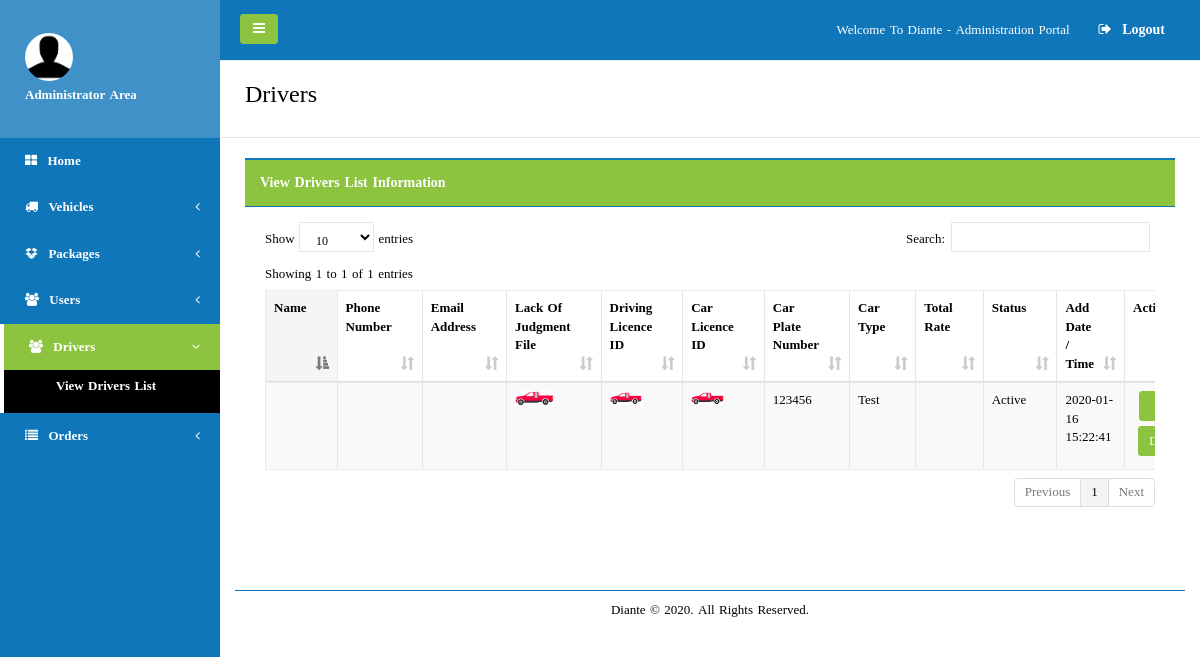
The page /Administrator/View_Drivers_List.php (signed in) on the database its author committed.
### tables this page shows
CREATE TABLE `drivers` (
  `ID` int(20) NOT NULL,
  `Name` varchar(250) NOT NULL,
  `Phone_Number` varchar(250) NOT NULL,
  `Email_Address` varchar(250) NOT NULL,
  `Profile_Picture` varchar(250) NOT NULL,
  `Driver_licence_ID` varchar(250) NOT NULL,
  `Car_Licence_ID` varchar(250) NOT NULL,
  `Lack_Of_Judgment_File` varchar(250) NOT NULL,
  `Car_Plat_Number` varchar(250) NOT NULL,
  `Car_Type` varchar(250) NOT NULL,
  `Longitude` varchar(250) NOT NULL,
  `Latitude` varchar(250) NOT NULL,
  `Password` varchar(250) NOT NULL,
  `Verification_Code` varchar(250) NOT NULL,
  `Avalability_Status` varchar(250) NOT NULL,
  `Total_Rate` int(20) NOT NULL,
  `Status` varchar(250) NOT NULL,
  `Add_Date_Time` timestamp NOT NULL DEFAULT current_timestamp() ON UPDATE current_timestamp()
);

### Administrator/View_Drivers_List.php (the view, shortened to what this page needs)
<?php
include("../includes/config.php");
?>
<!DOCTYPE html>
<html>
<head>
   <link href="../css/bootstrap.min.css" rel="stylesheet">
	    <link href="../css/plugins/bootstrap/bootstrap.min.css" rel="stylesheet">
    <link href="../font-awesome/css/font-awesome.css" rel="stylesheet">
	    <link href="../css/plugins/dataTables/datatables.min.css" rel="stylesheet">
    <link href="../css/plugins/toastr/toastr.min.css" rel="stylesheet">
    <link href="../js/plugins/gritter/jquery.gritter.css" rel="stylesheet">
    <link href="../css/animate.css" rel="stylesheet">
    <link href="../css/style.css" rel="stylesheet">
</head>
<body style="back">
    <div id="wrapper">
        <nav class="navbar-default navbar-static-side" role="navigation">
            <div class="sidebar-collapse">
                <ul class="nav metismenu" id="side-menu">
                    <li class="nav-header">
                        <div class="dropdown profile-element"> <span>
                            <img alt="image" class="img-circle" src="../img/user.png" width="48" height="48"/>
                             </span>
                            <a data-toggle="dropdown" class="dropdown-toggle" href="#">
                            <span class="clear"> <span class="block m-t-xs"> <strong class="font-bold"><font color="#fff">Administrator Area</font></strong>
                        </div>
                    </li>
                    <li class="">
                        <a href="index.php"><i class="fa fa-th-large"></i> <span class="nav-label">Home</span></a>
                    </li>
					    <li>
                        <a href="#"><i class="fa fa-truck"></i> <span class="nav-label">Vehicles</span><span class="fa arrow"></span></a>
                    </li>
					    <li>
                        <a href="#"><i class="fa fa-dropbox"></i> <span class="nav-label">Packages</span><span class="fa arrow"></span></a>
                    </li>
                       <li>
                        <a href="#"><i class="fa fa-users"></i> <span class="nav-label">Users</span><span class="fa arrow"></span></a>
                    </li>
   <li class="active">
                        <a href="#"><i class="fa fa-users"></i> <span class="nav-label">Drivers</span><span class="fa arrow"></span></a>
                        <ul class="nav nav-second-level collapse">
                            <li><a href="View_Drivers_List.php">View Drivers List</a></li>
                        </ul>
                    </li>
   <li>
                        <a href="#"><i class="fa fa-list"></i> <span class="nav-label">Orders</span><span class="fa arrow"></span></a>
                    </li>
                </ul>
            </div>
        </nav>
        <div id="page-wrapper" class="gray-bg dashbard-1">
        <div class="row border-bottom">
        <nav class="navbar navbar-static-top" role="navigation" style="margin-bottom: 0">
        <div class="navbar-header">
            <a class="navbar-minimalize minimalize-styl-2 btn btn-primary " href="#"><i class="fa fa-bars"></i> </a>
        </div>
            <ul class="nav navbar-top-links navbar-right">
                <li>
                    <span class="m-r-sm text-muted welcome-message">Welcome To Diante - Administration Portal</span>
                </li>
                <li>
                    <a href="Logout.php">
                        <i class="fa fa-sign-out"></i> Logout
                    </a>
                </li>
            </ul>
        </nav>
        </div>
        <div class="row wrapper border-bottom white-bg page-heading">
                <div class="col-lg-10">
                    <h2>Drivers</h2>
                </div>
                <div class="col-lg-2">
                </div>
            </div>
 <div class="wrapper wrapper-content animated fadeInRight">
            <div class="row">
                <div class="col-lg-12">
                <div class="ibox float-e-margins">
                    <div class="ibox-title">
                        <h5>View Drivers List Information</h5>
                    </div>
                          <div class="ibox-content">
                     <div class="table-responsive">
                    <table class="table table-striped table-bordered table-hover dataTables-example" >
                    <thead>
                    <tr>
                            <th>Name</th>
                            <th>Phone Number</th>
                            <th>Email Address</th>
                            <th>Lack Of Judgment File</th>
                            <th>Driving Licence ID</th>
                            <th>Car Licence ID</th>
                            <th>Car Plate Number</th>
                            <th>Car Type</th>
                            <th>Total Rate</th>
                            <th>Status</th>
                            <th>Add Date / Time</th>
                        <th>Actions</th>
                    </tr>
                    </thead>
                    <tbody>
                    <?php
					$sql1 = mysqli_query($dbConn,"select * from drivers order by ID DESC");
					while ($row1 = mysqli_fetch_array($sql1)){
						$D_ID = $row1['ID'];
						$Name = $row1['Name'];
						$Phone_Number = $row1['Phone_Number'];
						$Email_Address = $row1['Email_Address'];
						$Lack_Of_Judgment_File = $row1['Lack_Of_Judgment_File'];
						$Driver_licence_ID = $row1['Driver_licence_ID'];
						$Car_Licence_ID = $row1['Car_Licence_ID'];
						$Car_Plat_Number = $row1['Car_Plat_Number'];
						$Car_Type = $row1['Car_Type'];
						$Status = $row1['Status'];
						$Add_Date_Time = $row1['Add_Date_Time'];
					?>
                    <tr class="grade">
                          <td><?php echo $Name; ?></td>
                          <td><?php echo $Phone_Number; ?></td>
                          <td><?php echo $Email_Address; ?></td>
                          <td><img src="<?php echo $Lack_Of_Judgment_File; ?>" width="50%"/></td>
                          <td><img src="<?php echo $Driver_licence_ID; ?>" width="50%"/></td>
                          <td><img src="<?php echo $Car_Licence_ID; ?>" width="50%"/></td>
                          <td><?php echo $Car_Plat_Number; ?></td>
                          <td><?php echo $Car_Type; ?></td>
                          <td>
						  </td>
                          <td><?php echo $Status; ?></td>
                          <td><?php echo $Add_Date_Time; ?></td>
 <td><center>
 <a href="Edit_Driver.php?D_ID=<?php echo $D_ID; ?>" style="width:52px" class="btn btn-primary btn-sm" role="button">Edit</a>
 <br>
 <a href="JavaScript:if(confirm('Are You Sure To Delete This Driver ?')==true)
{window.location='Delete_Driver.php?D_ID=<?php echo $D_ID; ?>';}" class="btn btn-primary btn-sm" role="button">Delete</a>
 </center></td>
 </tr>
                    <?php
					}
					?>
                    </tbody>
                    </table>
                        </div>
                        </div>
                    </div>
                </div>
                <div class="footer">
                    <div>
                         <center>Diante © 2020. All Rights Reserved.</center>
                    </div>
                </div>
            </div>
        </div>
        </div>
        </div>
</body>
</html>

### Administrator/View_Drivers_List.php (style rules this page uses)
body { font-family: myFirstFont; }

### rows shown on the page
drivers: Lack_Of_Judgment_File (picture), Driver_licence_ID (picture), Car_Licence_ID (picture), Car_Plat_Number "123456", Car_Type "Test", Status "Active", Add_Date_Time "2020-01-16 15:22:41"
